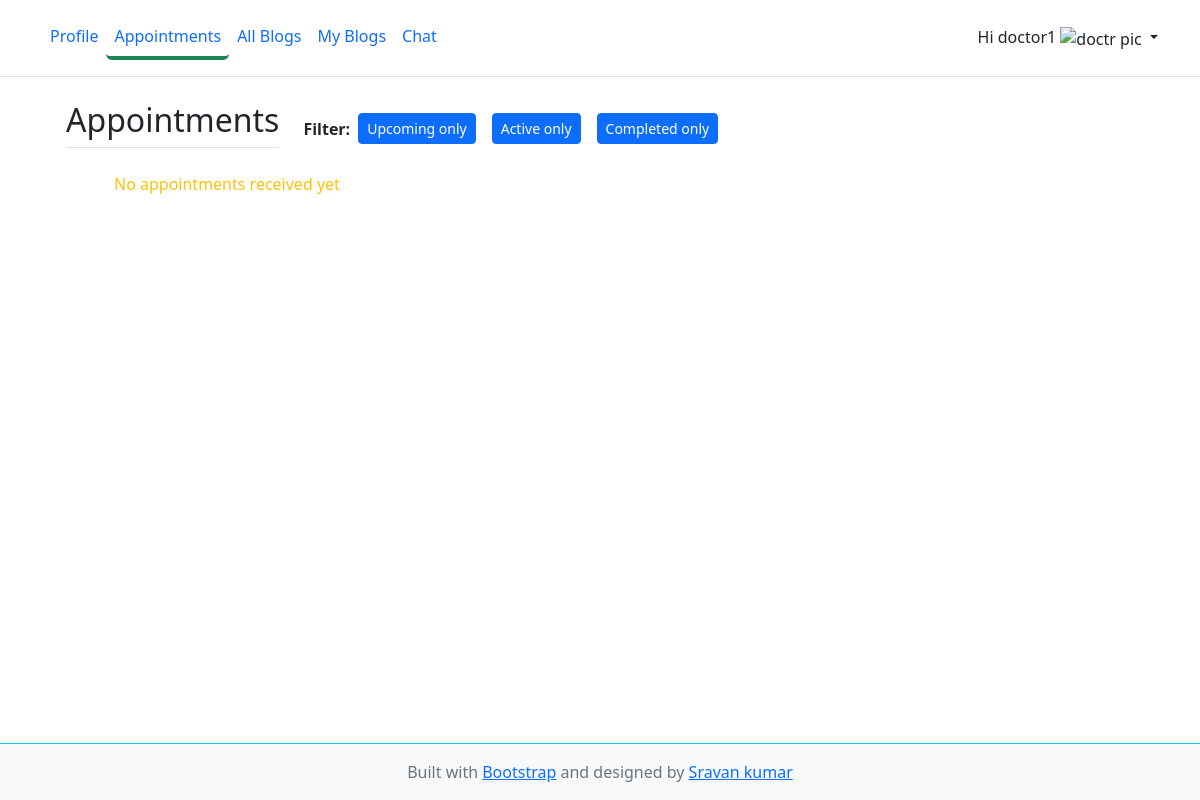
The app's page /doctor/appointments/ (signed in), older data.
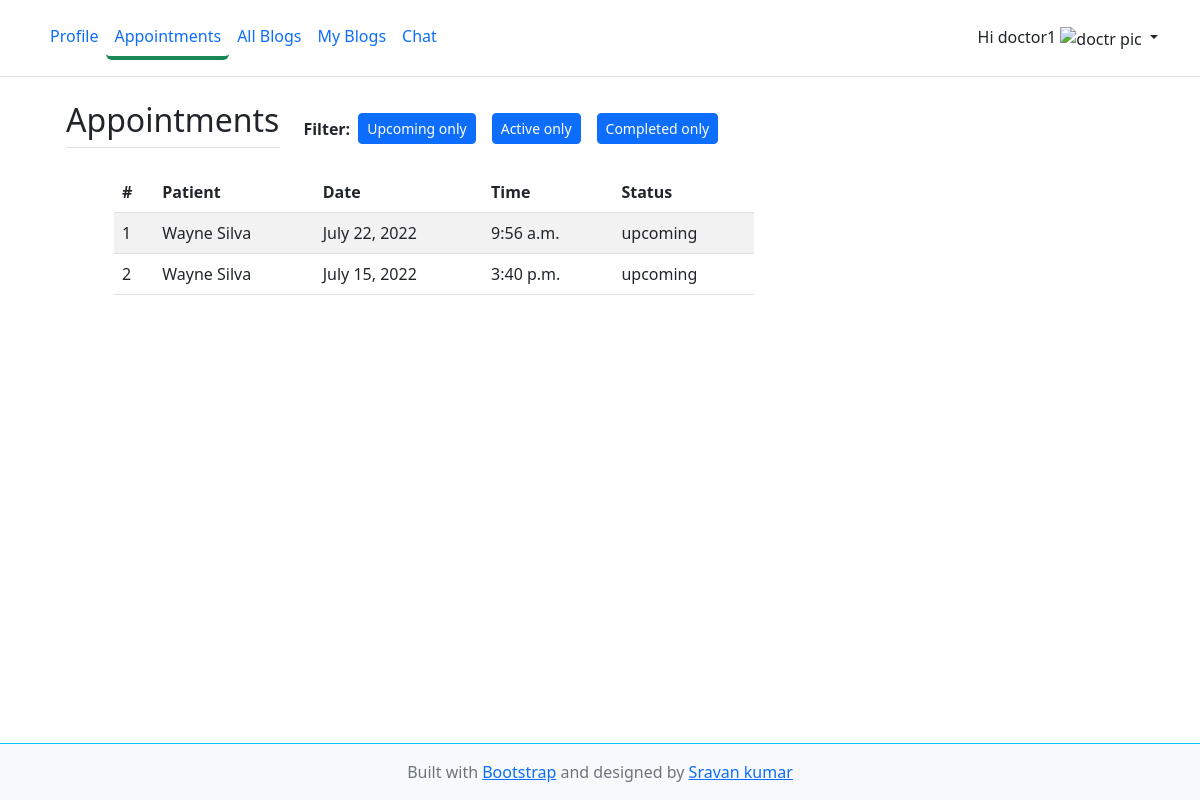
The same page, newer data.
### accounts/models.py (models this page shows, shortened)
class CustomUser(AbstractUser):
    role_options = (
        ('admin', "Admin"),
        ('doctor', "Doctor"),
        ('patient', "Patient"),
    )
    gender_options = (
        ("male", "Male"),
        ("female", "Female"),
    )
    role = models.CharField(choices=role_options, default="admin", max_length=30)
    gender = models.CharField(choices=gender_options, max_length=20)
    age = models.PositiveIntegerField(null=True)

### patients/models.py (models this page shows)
class Appointments(models.Model):
    status_choices = [
        ("finished", "finished"),
        ("upcoming", "upcoming"),
        ("ongoing", "ongoing"),
    ]
    patient = models.ForeignKey(CustomUser, on_delete=models.CASCADE, related_name="app_patient")
    doctor = models.ForeignKey(Doctors, on_delete=models.CASCADE, related_name="app_doctor")
    date = models.DateField(null=True, blank=True)
    time = models.TimeField(null=True, blank=True)
    date_time_start = models.DateTimeField(null=True, blank=True)
    date_time_end = models.DateTimeField(null=True, blank=True)
    status = models.CharField(null=True, blank=True, max_length=20, choices=status_choices)

### doctors/views.py (the view)
# urls.py: path('appointments/', views.AppointmentsView.as_view(), name="appointments"),
class AppointmentsView(ListView):
    model = Appointments
    context_object_name = 'appointments'
    template_name = 'doctor/appointments.html'
    def get_queryset(self):
        return self.model.objects.filter(doctor=self.request.user.doctor.id).order_by('-date_time_start')

### doctors/context_preprocessor.py (called while the page is built)
def specialised_categories(request):
    categories = Specialities.objects.all()
    form = DoctorDetailsForm()
    doctor = Doctors.objects.all()
    context = {
        'fm': form,
        'specialisations': categories,
        'doctors': doctor
    }
    return context

### templates/doctor/appointments.html
{% extends 'doctor/base.html' %}
{% block content %}
<div class="container px-4 py-2" id="icon-grid">
    <div class="d-flex align-items-center">
        <h2 class="pb-2 border-bottom me-4">Appointments</h2>
        <b>Filter:</b>
        <a href="{% url 'doctor:appointments-filter' 1 %}" class="btn btn-primary btn-sm mx-2">Upcoming only</a>
        <a href="{% url 'doctor:appointments-filter' 2 %}" class="btn btn-primary btn-sm mx-2">Active only</a>
        <a href="{% url 'doctor:appointments-filter' 3 %}" class="btn btn-primary btn-sm mx-2">Completed only</a>
    </div>
    <div class="row px-5">
        <div class="col-lg-8 mt-3">
            {% if appointments %}
            <table class="table table-striped">
                <thead>
                <tr>
                    <th scope="col">#</th>
                    <th scope="col">Patient</th>
                    <th scope="col">Date</th>
                    <th scope="col">Time</th>
                    {% if filter and filter == 2 %}
                        <th scope="col">Chat</th>
                    {% else %}
                        <th scope="col">Status</th>
                    {% endif %}
                </tr>
                </thead>
                <tbody>
                {% for appointment in appointments %}
                <tr>
                    <td>{{ forloop.counter }}</td>
                    <td>{{ appointment.patient.first_name }} {{ appointment.patient.last_name }}</td>
                    <td>{{ appointment.date }}</td>
                    <td>{{ appointment.time }}</td>
                    {% if filter and filter == 2 %}
                        <td>
                            <a href="{% url 'chat' appointment.id %}" class="btn btn-primary btn-sm">Open Chat</a>
                        </td>
                    {% else %}
                        <td>{{ appointment.status }}</td>
                    {% endif %}
                </tr>
                {% endfor %}
                </tbody>
            </table>
            {% else %}
            <p class="text-warning">No appointments received yet</p>
            {% endif %}
        </div>
    </div>
</div>
{% endblock %}

### templates/doctor/base.html (shortened to what this page needs)
<!doctype html>
{% load static %}
<html lang="en" class="h-100">
<head>
    <link href='https://unpkg.com/boxicons@2.1.2/css/boxicons.min.css' rel='stylesheet'>
    <link href="https://cdn.jsdelivr.net/npm/bootstrap@5.2.0-beta1/dist/css/bootstrap.min.css" rel="stylesheet">
    <link href="{% static 'vendor/fontawesome-free/css/all.min.css' %}" rel="stylesheet" type="text/css">
    <link rel="stylesheet" href="{% static 'css/custom.css' %}">
</head>
<body class="d-flex flex-column h-100">
    <header class="p-3 mb-3 border-bottom sticky-top bg-white">
        <div class="container">
            <div class="d-flex flex-wrap align-items-center justify-content-center justify-content-lg-start">
                <ul class="nav col-12 col-lg-auto me-lg-auto mb-2 justify-content-center mb-md-0">
                    {% url 'doctor:profile' as doc_prof %}
                    <li>
                        <a href="{{doc_prof}}" class="nav-link px-2 link-primary {% if request.path == doc_prof %} border-bottom border-success border-4 rounded {% endif %}">Profile</a>
                    </li>
                    {% url 'doctor:appointments' as doc_app %}
                    <li>
                        <a href="{{doc_app}}" class="nav-link px-2 link-primary {% if request.path == doc_app %} border-bottom border-success border-4 rounded {% endif %}">Appointments</a>
                    </li>
                    {% url 'blog:blogs' as blogs %}
                    <li>
                        <a href="{{ blogs }}" class="nav-link px-2 link-primary {% if request.path == blogs %} border-bottom border-success border-4 rounded {% endif %}">All Blogs</a>
                    </li>
                    {% url 'blog:my-articles' as my_blogs %}
                    <li>
                        <a href="{{ my_blogs }}" class="nav-link px-2 link-primary {% if request.path == my_blogs %} border-bottom border-success border-4 rounded {% endif %}">My Blogs</a>
                    </li>
                    <li><a href="#" class="nav-link px-2 link-primary">Chat</a></li>
                </ul>
                {% if request.user and request.user.is_authenticated %}
                <div class="dropdown text-end">
                    <a href="#" class="d-block link-dark text-decoration-none dropdown-toggle" id="dropdownUser1" data-bs-toggle="dropdown" aria-expanded="false">
                        <span>Hi {{ request.user.username }}</span>
                        {% if request.user.profile_image %}
                            <img src="{{ request.user.profile_image.url }}" alt="doctr pic" width="32px" height="32px">
                        {% else %}
                            {% if request.user.gender == "male" %}
                            <img src="{% static 'img/profile_male.svg' %}" alt="doctr pic" width="32px" height="32px">
                            {% else %}
                            <img src="{% static 'img/profile_female.svg' %}" alt="doctr pic" width="32px" height="32px">
                            {% endif %}
                        {% endif %}
                    </a>
                </div>
                {% else %}
                <ul class="nav col-12 col-lg-auto mb-2 justify-content-center mb-md-0">
                    <li><a href="{% url 'login' %}" class="btn btn-outline-success mx-3">Login</a></li>
                    <li><a href="{% url 'register' %}" class="btn btn-outline-success">Register</a></li>
                </ul>
                {% endif %}
            </div>
        </div>
    </header>
    <div class="container">
        {% block content %}
        {% endblock %}
    </div>
    <footer class="footer mt-auto py-3 bg-light border-top border-info">
      <div class="container text-center">
        <span class="text-muted">Built with <a href="https://getbootstrap.com/" target="_blank">Bootstrap</a> and designed by <a
                href="https://github.com/sravan-kumar-ta" target="_blank">Sravan kumar</a>
        </span>
      </div>
    </footer>
</body>
</html>

Row changes from the older to the newer data that the page shows:
added Appointments: patient.first_name "Wayne", patient.last_name "Silva", date "July 22, 2022", time "9:56 a.m.", status "upcoming"
added Appointments: patient.first_name "Wayne", patient.last_name "Silva", date "July 15, 2022", time "3:40 p.m.", status "upcoming"
Text that changed along with them:
text no longer shown: "No appointments received yet"
text now shown: "# Patient Date Time Status"
